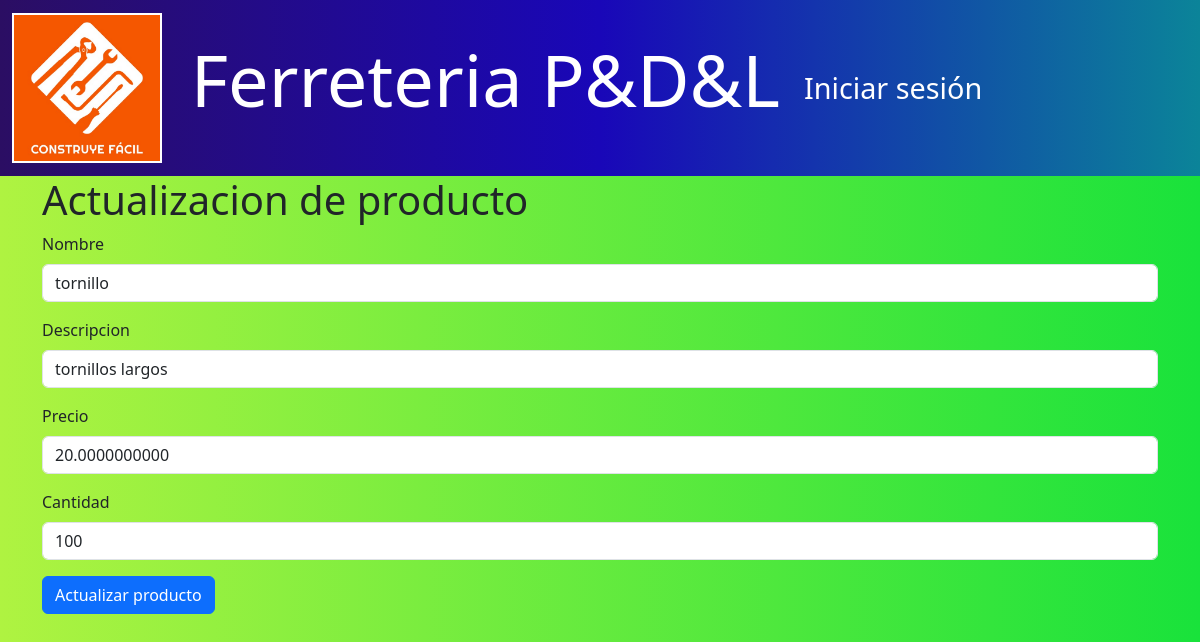
The app's page /productos/edit/2 with its own data.
### models/producto_model.py (models this page shows, shortened)
class Producto(db.Model):
    __tablename__ = "productos"
    id = db.Column(db.Integer, primary_key=True)
    nombre = db.Column(db.String(100), nullable=False)
    descripcion = db.Column(db.String(120), nullable=False)
    precio = db.Column(db.Float(11, 2), nullable=False)
    stock = db.Column(db.Integer, nullable=False)
    ventas = db.relationship('Venta', back_populates='producto')
    compras = db.relationship('Compra', back_populates='producto')
    facturas = db.relationship('Factura', back_populates='producto')
    @staticmethod
    def get_by_id(id):
        return Producto.query.get(id)

### controllers/producto_controller.py (the view, shortened to what this page needs)
@producto_bp.route("/edit/<int:id>", methods=['GET', 'POST'])
def edit(id):
    producto = Producto.get_by_id(id)
    if not producto:
        flash("Producto no encontrado.", "error")
        return redirect(url_for('producto.index'))
    return producto_view.edit(producto)

### run.py (called while the page is built)
@app.context_processor
def inject_active_path():
    def is_active(path):
        return 'active' if request.path == path else ''
    return(dict(is_active =  is_active))

### views/producto_view.py (called while the page is built)
def edit(producto):
    return render_template('productos/edit.html' ,producto=producto)

### templates/productos/edit.html (shortened to what this page needs)
{% extends 'base.html' %}
{% block content  %}
<h1>Actualizacion de producto</h1>
<form action="{{ url_for('producto.create',id=producto.id) }}" method="POST">
    <div class="mb-3">
        <label for="nombre" class="form-label">Nombre</label>
        <input type="text" class="form-control" name="nombre" value="{{ producto.nombre }}" required>
    </div>
    <div class="mb-3">
        <label for=""  class="form-label">Descripcion</label>
        <input type="text" class="form-control" name="descripcion" value="{{producto.descripcion}}" required>
    </div>
    <div class="mb-3">
        <label for=""  class="form-label">Precio</label>
        <input type="number" class="form-control" name="precio" min="0" step="0.01" value="{{producto.precio}}" required>
    </div>
    <div class="mb-3">
        <label for=""  class="form-label">Cantidad</label>
        <input type="number" class="form-control" name="stock" value="{{producto.stock}}" required>
    </div>
    <button type="submit" class="btn btn-primary">Actualizar producto</button>
</form>
{% endblock %}

### templates/base.html (style rules this page uses)
body { background: linear-gradient(to right, #aff341, #19e23b); min-height: 100vh; }

### records on screen
Producto: nombre "tornillo", descripcion "tornillos largos", precio "20.0000000000", stock "100"
